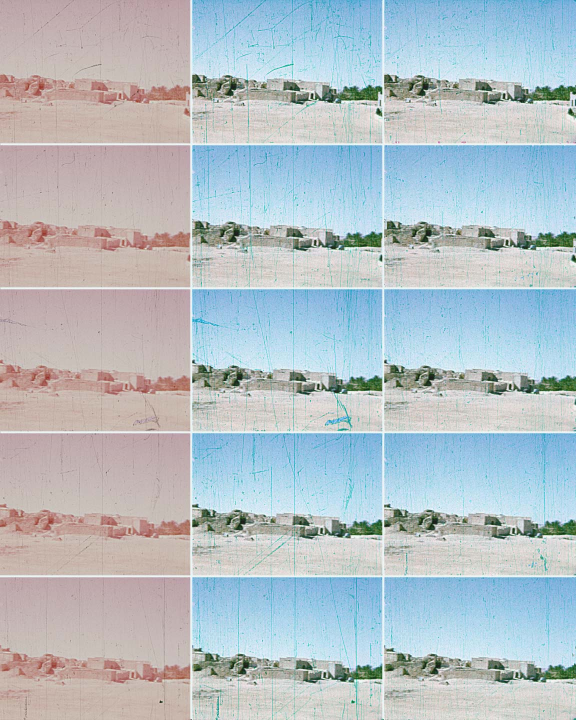
%> input picture film1_big.jpg, 1152 x 1440 px (shown at 1/2 size)
$ octave --eval "result = loadData;"   (GNU Octave 9; MATLAB toolbox functions it lacks are replaced by stand-ins)
%> lines starting %> are read from the running program, lines starting %| are printed output that depends on the picture
### Johan/image_at_row_col.m
function img_out = image_at_row_col(row, column, images, colors)
% Function that will return image in the specified row and column of original image.
% Does only work for our image.
    height = size(images,1)/5;
    width = size(images,2)/3;
    rows_i = 1+(row - 1)*height : row * height;
    cols_j = 1+(column - 1)*width  : column * width;
    img_out = images(rows_i, cols_j, colors);
end

### Johan/loadData.m
function [imgs, height, width, col_index, row_index, image] = loadData()
% Load image and set generix indexing and width stuff
    %image = im2double(imread('http://fy.chalmers.se/~romeo/RRY025/mfiles/film1_big.jpg'));
    image = im2double(imread('film1_big.jpg'));
    height = size(image,1)/5;
%> height = 288
    width = size(image,2)/3;
%> width = 384

    col_index = [1:1:width];
%> col_index = 384 values from 1 to 384
    row_index = [1:1:height];
%> row_index = 288 values from 1 to 288
    colors = [1,2,3]; column = 2;

    imgs = zeros(height, width, 3, 5);

    for row = 1:5
        imgs(:,:,colors, row) = image_at_row_col(row, column, image, colors);
    end
%> this loop made 5 passes
%> pass 1, in image_at_row_col, `img_out = images(rows_i, cols_j, colors);`:
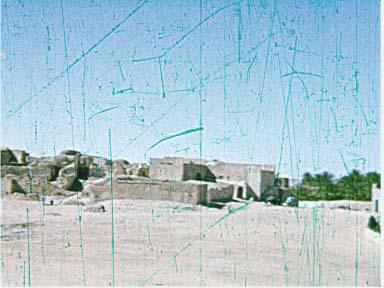
%> img_out: size 288x384x3 double; mean R, G, B 0.676, 0.778, 0.819
%> pass 2, in image_at_row_col (call 2), `img_out = images(rows_i, cols_j, colors);`:
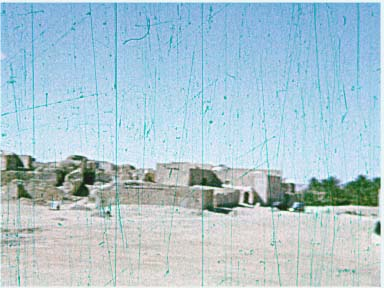
%> img_out: size 288x384x3 double; mean R, G, B 0.678, 0.779, 0.824
%> pass 3, in image_at_row_col (call 3), `img_out = images(rows_i, cols_j, colors);`:
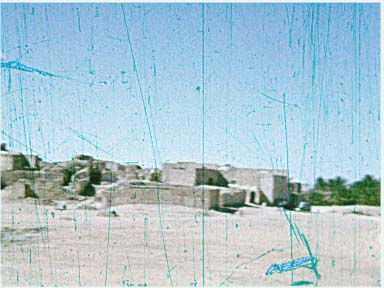
%> img_out: size 288x384x3 double; mean R, G, B 0.674, 0.78, 0.825
end
